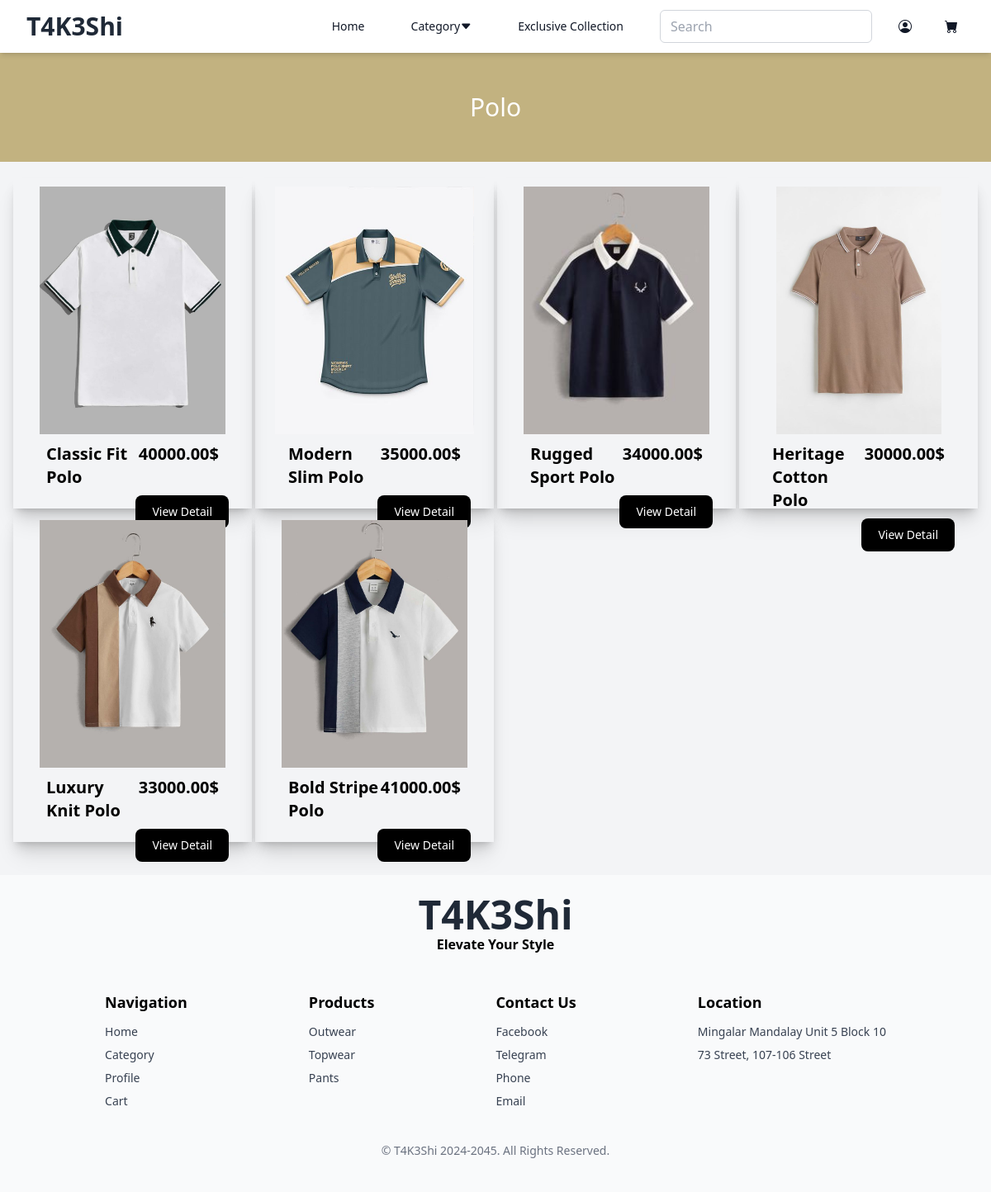
The page /category.php?cate_id=2&cate_name=Polo on the database its author committed.
### tables this page shows
CREATE TABLE `product` (
  `product_id` int(11) NOT NULL,
  `product_name` varchar(255) DEFAULT NULL,
  `product_image` varchar(255) DEFAULT NULL,
  `cate_id` int(11) DEFAULT NULL,
  `description` varchar(200) NOT NULL,
  `price` decimal(10,2) NOT NULL
);

### category.php (the view, shortened to what this page needs)
<!DOCTYPE html>
<html lang="en">
  <head>
    <script src="https://cdn.tailwindcss.com?plugins=forms,typography,aspect-ratio,line-clamp,container-queries"></script>
    <script src="https://cdn.tailwindcss.com"></script>
    <link
      rel="stylesheet"
      href="https://cdnjs.cloudflare.com/ajax/libs/bootstrap-icons/1.8.1/font/bootstrap-icons.min.css"
    />
  </head>
  <body class="bg-gray-100">
    <?php
    include 'header.php';
    ?>
    <?php
$cate_id = 1;
$cate_name = "Tee";
if (isset($_GET['cate_id']) && isset($_GET['cate_name'])) {
    $cate_id = $_GET['cate_id'];
    $cate_name = $_GET['cate_name'];
}
?>
    <div class="w-full flex flex-col mt-16">
      <div
        class="w-full py-12 flex items-center justify-center mb-5 text-white"
        style="background-color: #c2b280"
      >
        <h2 class="text-3xl"><?php echo $cate_name; ?></h2>
      </div>
      <div class="w-full grid grid-cols-1 md:grid-cols-2 lg:grid-cols-4 gap-1  px-4">
  <?php
      $str = "select * from product where cate_id=$cate_id";
      $ans = $con->query($str);
      while ($row = mysqli_fetch_assoc($ans)) {
          $product_id = $row["product_id"];
          $product_name = $row["product_name"];
          $price = $row["price"];
          $product_image = $row["product_image"];
  ?>  <form action="detail.php" method="get">
      <div class="w-full flex flex-col transform transition-transform duration-300 hover:-translate-y-2 hover:shadow-lg shadow-xl">
        <div class="w-full h-[400px] shadow-lg">
          <div class="w-full h-[320px] flex items-center justify-center">
            <img src="image/<?php echo $product_image; ?>" alt="" class="h-[300px]" />
          </div>
          <div class="flex item-center justify-between px-10">
            <span class="text-xl font-semibold"><?php echo $product_name; ?></span>
            <span class="text-xl font-semibold"><?php echo $price; ?>$</span>
          </div>
          <div class="w-full flex justify-end px-5 py-2">
            <a href="detail.php?product_id=<?php echo $product_id; ?>">
              <button
                type="button"
                class="text-white bg-black hover:bg-gradient-to-br focus:ring-4 focus:outline-none focus:ring-red-300 dark:focus:ring-red-800 font-medium rounded-lg text-sm px-5 py-2.5 text-center me-2 mb-2"
              >
                View Detail
              </button>
            </a>
          </div>
        </div>
      </div>
      </form>
  <?php } ?>
</div>
</div>
    <?php
    include 'footer.php';
    ?>
  </body>
</html>

### rows shown on the page
product: product_image (picture), product_name "Classic Fit Polo", price "40000.00"
product: product_image (picture), product_name "Modern Slim Polo", price "35000.00"
product: product_image (picture), product_name "Rugged Sport Polo", price "34000.00"
product: product_image (picture), product_name "Heritage Cotton Polo", price "30000.00"
product: product_image (picture), product_name "Luxury Knit Polo", price "33000.00"
product: product_image (picture), product_name "Bold Stripe Polo", price "41000.00"

### other values the page prints
$cate_name "Polo"
